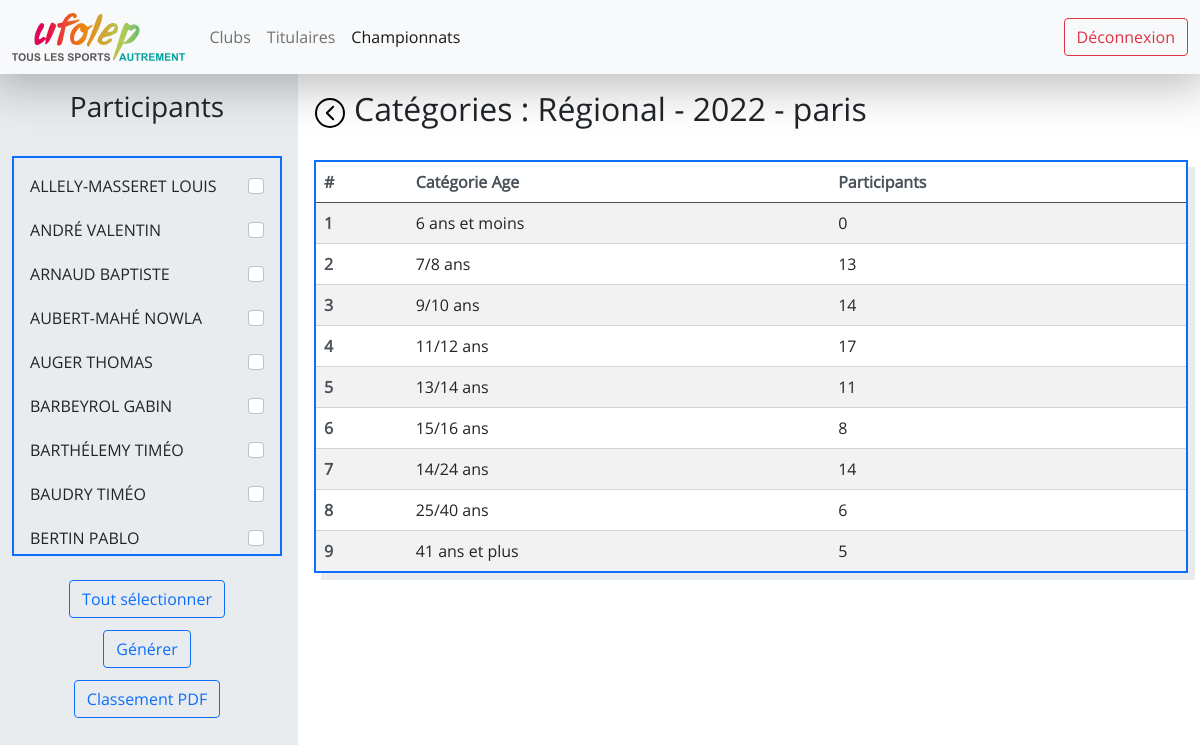
The page /championnat-12/etape-19/categories/ (signed in) on the database as committed earlier.
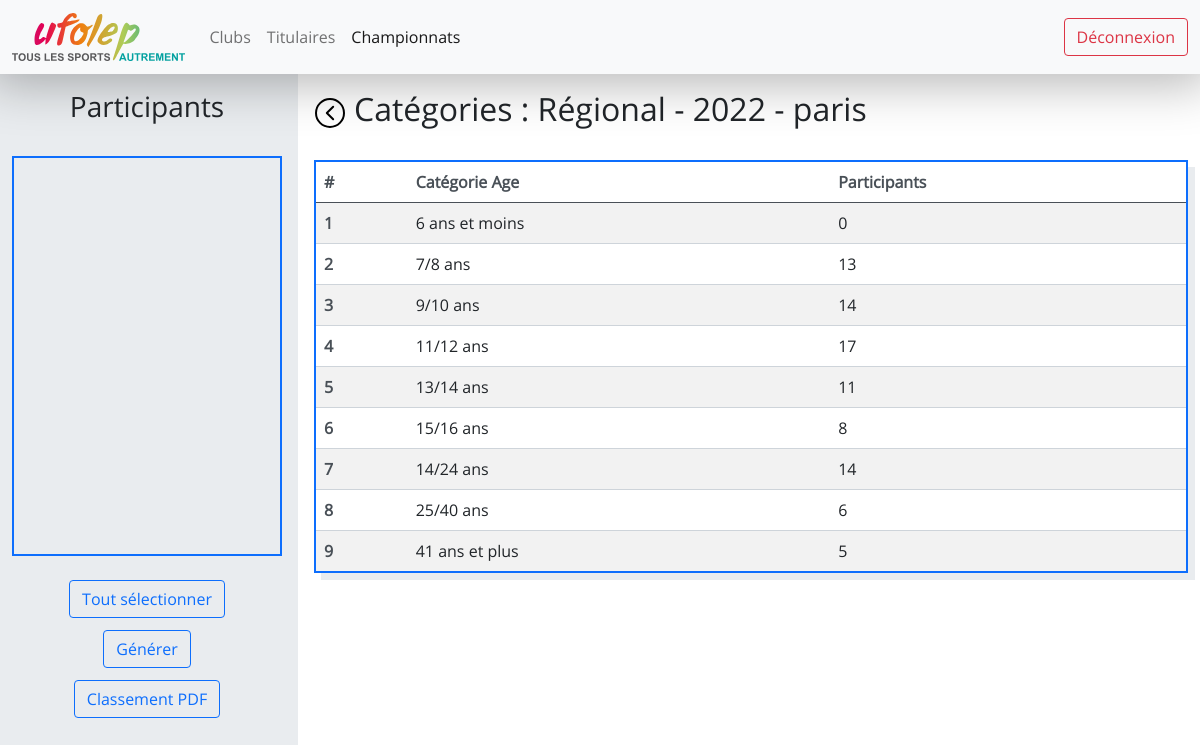
The same page on the database as committed later.
### website/models.py (models this page shows)
class Titulaire(db.Model) :
    __tablename__ = "titulaire"
    id = db.Column(db.Integer, primary_key=True)
    nom = db.Column(db.String(100), nullable=False)
    prenom = db.Column(db.String(100), nullable=False)
    date_naissance = db.Column(db.Date, nullable=False)
    numero_plaque = db.Column(db.String(2), nullable=False)
    club_id = db.Column(db.Integer, db.ForeignKey('club.id'), nullable=False)
    sexe_id = db.Column(db.Integer, db.ForeignKey('sexe.id'), nullable=False)
    manches = db.relationship('Participant_manche', cascade="all, delete-orphan",backref='titulaire_manche', lazy=True)
    races = db.relationship('Participant_race',cascade="all, delete-orphan",backref='titulaire_race', lazy=True)

class Championnat_type(db.Model) :
    __tablename__ = "championnat_type"
    id = db.Column(db.Integer, primary_key=True)
    type = db.Column(db.String(50), nullable=False)
    nb_etapes_max = db.Column(db.Integer, nullable=False)
    championnats =  db.relationship('Championnat', backref='championnat_type', lazy=True)

class Championnat(db.Model) :
    __tablename__ = "championnat"
    id = db.Column(db.Integer, primary_key=True)
    championnat_type_id = db.Column(db.Integer, db.ForeignKey('championnat_type.id'), nullable=False)
    annee = db.Column(db.Integer, nullable=False)
    etapes = db.relationship('Etape', backref='championnat', lazy=True, cascade="all, delete")

class Club(db.Model) :
    __tablename__ = "club"
    id = db.Column(db.Integer, primary_key=True)
    ville = db.Column(db.String(100), unique=True, nullable=False)
    initiales = db.Column(db.String(5), unique=True, nullable=False)
    titulaires = db.relationship('Titulaire', backref='club', lazy=True)
    etapes = db.relationship('Etape', cascade="all, delete-orphan",backref='club', lazy=True)

class Categorie_type(db.Model) :
    __tablename__ = "categorie_type"
    id = db.Column(db.Integer, primary_key=True)
    min_age = db.Column(db.Integer, nullable=False)
    max_age = db.Column(db.Integer, nullable=False)
    name = db.Column(db.String(100), nullable=False)
    races =  db.relationship('Race', backref='categorie_type', lazy=True)
    categories = db.relationship('Categorie', backref='categorie_type', lazy=True)

### website/views.py (the view)
@views.route("/championnat-<championnat_id>/etape-<etape_id>/categories/")
@login_required
def etape(etape_id, championnat_id) :
    etape = Etape.query.filter_by(id=etape_id).first()
    if etape is not None :
        participants = []
        titulaires_list = Titulaire.query.order_by(Titulaire.nom).all()
        titulaires = []
        for titulaire in titulaires_list :
            participate = False
            if Participant_etape.query.filter_by(etape_id=etape.id, titulaire_id=titulaire.id).first() is not None :
                participate = True
            if participate :
                participants.append(titulaire)
            titulaires.append({
                'id': titulaire.id,
                'name': titulaire.nom + " " + titulaire.prenom,
                'participate': participate,
            })
        categorie_types_list = Categorie_type.query.all()
        categorie_types = {}
        for categorie_type in categorie_types_list :
            categorie_types[categorie_type.name] = {
                'nb_participants': len(Participant_etape.query.filter_by(etape_id=etape.id, categorie_type_id=categorie_type.id).all()),
                'id': categorie_type.id
            }
        return render_template('etape.html', titulaires=titulaires, championnat_id=etape.championnat_id, categorie_types=categorie_types, etape=etape)
    return render_template('404.html'), 404

### app.py (called while the page is built)
@app.teardown_appcontext
def shutdown_session(exception=None):
    db.session.remove()

### website/__init__.py (called while the page is built)
def create_app() :
    app = Flask(__name__)
    app.config["SECRET_KEY"] = "ti=his is a test"
    app.config['SQLALCHEMY_DATABASE_URI'] = 'sqlite:///database.db'
    app.config['SQLALCHEMY_TRACK_MODIFICATIONS'] = True
    db.init_app(app)
    login_manager = LoginManager()
    login_manager.login_view = "auth.login"
    login_manager.init_app(app)
    from .models import User
    @login_manager.user_loader
    def load_user(user_id) :
        return User.query.get(int(user_id))
    from .views import views
    from .auth import auth
    app.register_blueprint(views, url_prefix="/")
    app.register_blueprint(auth, url_prefix="/")
    db.create_all(app=app)
    return app

### website/templates/etape.html (shortened to what this page needs)
{% extends "logged.html" %}
{% block logged_css %}
<link
    href="{{ url_for('static', filename='etape.css') }}"
    rel="stylesheet"
>
{% endblock %}
{% block left_col %}
<form class="" method="post">
    <div class="title horizontal-flex mb-4">
        <h3>Participants</h3>
    </div>
    <div class="mb-4 participants">
        {% for titulaire in titulaires %}
        <div class="mb-1 titulaire">
            <p>{{ titulaire["name"] }}</p>
            <input name="{{ titulaire['id'] }}" class="form-check-input" type="checkbox" {% if titulaire['participate'] %}checked{% endif %}>
        </div>
        {% endfor %}
    </div>
    <div class="horizontal-flex">
       <button style="margin-bottom: 12px;" onclick="select(event)" type="submit" class="btn btn-outline-primary">Tout sélectionner</button>
    </div>
    <div class="horizontal-flex">
        <button style="margin-bottom: 12px;" onclick="clicked(event)" type="submit" class="btn btn-outline-primary">Générer</button>
    </div>
    <div class="horizontal-flex">
        <form method="post">
            <button formaction="{{ url_for('views.generer_pdf_classement_categories',championnat_id=championnat_id, etape_id= etape.id) }}" type="submit" class="btn btn-outline-primary">Classement PDF</button>
        </form>
    </div>
</form>
{% endblock %}
{% block right_col %}
<div class="title mb-4">
    <div class="center-flex me-2">
        <a href="{{ url_for('views.etapes', championnat_id=championnat_id) }}"><img class="back" src="{{ url_for('static', filename='back.svg') }}" alt="Retour"></a>
    </div>
    <h2>Catégories : {{ etape.championnat.championnat_type.type }} - {{ etape.championnat.annee }} - {{ etape.club.ville }}</h2>
</div>
<table class="table table-striped table-hover">
    <thead>
        <tr>
            <th scope="col">#</th>
            <th scope="col">Catégorie Age</th>
            <th scope="col">Participants</th>
        </tr>
    </thead>
    <tbody>
        {% for categorie_type in categorie_types %}
        <tr onclick="window.location='{{ url_for('views.races', championnat_id=championnat_id, categorie_type_id=categorie_types[categorie_type]['id'], etape_id=etape.id) }}';">
            <th scope="row">{{ loop.index }}</th>
            <td>{{ categorie_type }}</td>
            <td>{{ categorie_types[categorie_type]['nb_participants'] }}</td>
        </tr>
        {% endfor %}
    </tbody>
</table>
{% endblock %}

### website/templates/logged.html (shortened to what this page needs)
{% extends "base.html" %}
{% block custom_css %}
<link
    href="{{ url_for('static', filename='navbar.css')}}"
    rel="stylesheet"
>
<link
    href="{{ url_for('static', filename='logged.css')}}"
    rel="stylesheet"
>
{% block logged_css %}{% endblock %}
{% endblock %}
{% block page_content %}
    {% include 'navbar.html' %}
    <div class="row px-2">
        <div class="col-xxl-2 col-xl-3 col-lg-4 col-md-4 col-sm-4 col-4 left-main-col pt-3">
            {% block left_col %}{% endblock %}
        </div>
        <div class="col-xxl-10 col-xl-9 col-lg-8 col-md-8 col-sm-8 col-8 right-main-col pt-3">
            {% block right_col %}{% endblock %}
        </div>
    </div>
{% endblock %}

### website/templates/base.html (shortened to what this page needs)
<!DOCTYPE html>
<html lang="fr" dir="ltr">
    <head>
        <link
            href="{{ url_for('static', filename='main.css') }}"
            rel="stylesheet"
        >
            <link
            href="{{ url_for('static', filename='bootstrap.min.css')}}"
            rel="stylesheet"
            >
        <link
            href="{{ url_for('static', filename='aos.css')}}"
            rel="stylesheet"
        >
        {% block custom_css %}{% endblock %}
    </head>
    <body>
        {% block page_content %}
        {% endblock %}
    </body>
</html>

### website/templates/navbar.html
<nav class="navbar navbar-expand-lg navbar-light bg-light">
    <div class="container-fluid">
        <a class="navbar-brand" href="{{ url_for('views.home') }}">
            <img class="logo" src="{{ url_for('static', filename='Logo.svg') }}" alt="UFOLEP">
        </a>
        <div class="collapse navbar-collapse">
            <ul class="navbar-nav me-auto mb-2 mb-lg-0">
                <li class="nav-item">
                    <a id="clubs" class="nav-link" href="{{ url_for('views.clubs') }}">Clubs</a>
                </li>
                <li class="nav-item">
                    <a id="titulaires" class="nav-link" href="{{ url_for('views.titulaires') }}">Titulaires</a>
                </li>
                <li class="nav-item">
                    <a id="championnats" class="nav-link" href="{{ url_for('views.championnats') }}">Championnats</a>
                </li>
            </ul>
            <ul class="navbar-nav ms-auto">
                <li class="nav-item">
                    <a class="btn btn-outline-danger" href="{{ url_for('auth.logout') }}">Déconnexion</a>
                </li>
            </ul>
        </div>
    </div>
</nav>

### website/static/main.css (style rules this page uses)
* { padding: 0; margin: 0; }
html, body { font-family: open-sans; overflow: hidden; }
.center-flex { display: flex; align-items: center; justify-content: center; }
.horizontal-flex { display: flex; justify-content: center; }
img.back { height: 2rem; }
.table { box-shadow: 7px 7px 0 0 var(--bs-gray-200); border: 2px solid var(--bs-blue) !important; }
.table th { color: var(--bs-gray-700); border-color: var(--bs-gray-400); }
.table td { border-color: var(--bs-gray-400); }

### website/static/navbar.css (style rules this page uses)
.navbar { -webkit-box-shadow: 0px 0px 50px 10px rgba(0,0,0,0.29); box-shadow: 0px 0px 50px 10px rgba(0,0,0,0.29); }
.logo { height: 3rem; overflow: hidden; }

### website/static/logged.css (style rules this page uses)
.left-main-col { overflow-x: hidden; overflow-y: scroll visible; background-color: var(--bs-gray-200); height: 92vh; padding: 1rem; }
.right-main-col { height: 90vh; padding: 1rem; overflow-x: hidden; overflow-y: scroll visible; }

### website/static/etape.css (style rules this page uses)
tr { cursor: pointer; }
.title { display: flex; }
.participants { border: 2px solid var(--bs-blue) !important; box-shadow: 7px 7px 0 0 var(--bs-gray-200); padding: 1rem; height: 25rem; overflow-y: scroll; }

Rows that differ between the two databases and show on the page:
removed Titulaire: name "ALLELY-MASSERET LOUIS"
removed Titulaire: name "ANDRÉ VALENTIN"
removed Titulaire: name "ARNAUD BAPTISTE"
removed Titulaire: name "AUBERT-MAHÉ NOWLA"
removed Titulaire: name "AUGER THOMAS"
removed Titulaire: name "BARBEYROL GABIN"
removed Titulaire: name "BARTHÉLEMY TIMÉO"
removed Titulaire: name "BAUDRY TIMÉO"
removed Titulaire: name "BERTIN PABLO"
